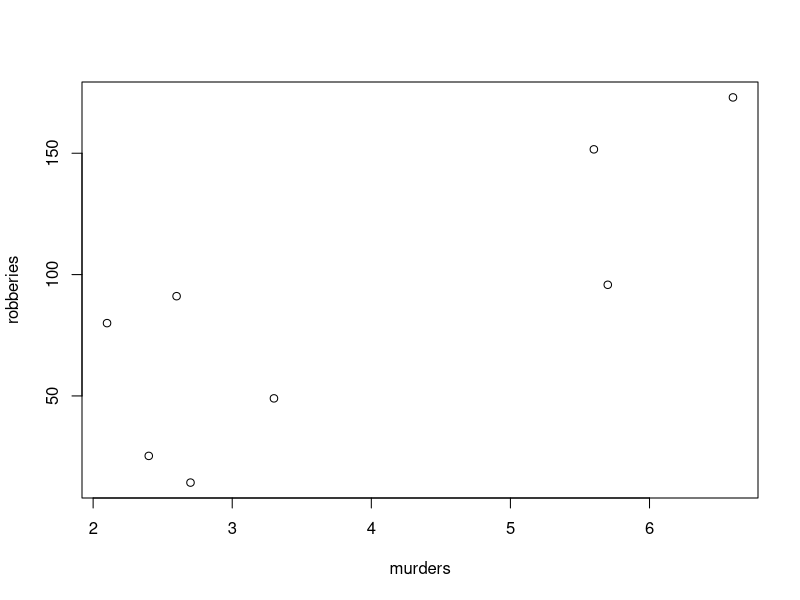
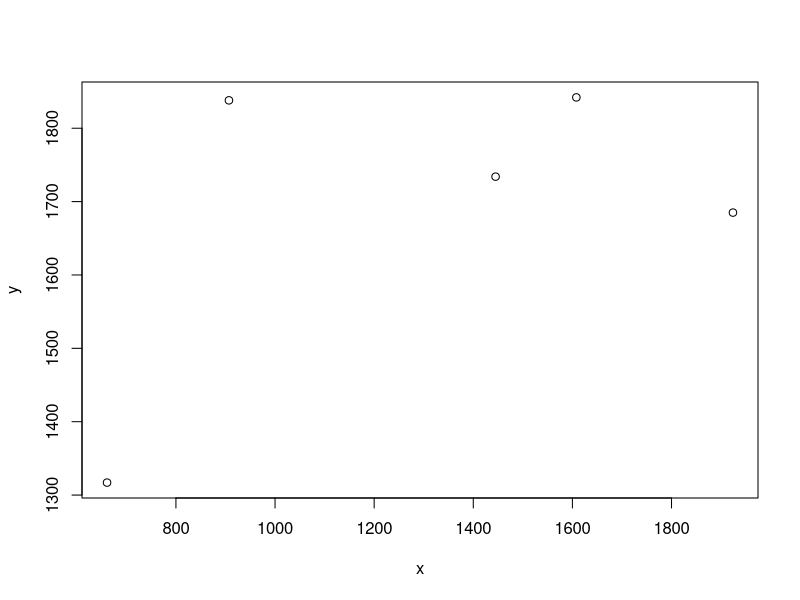
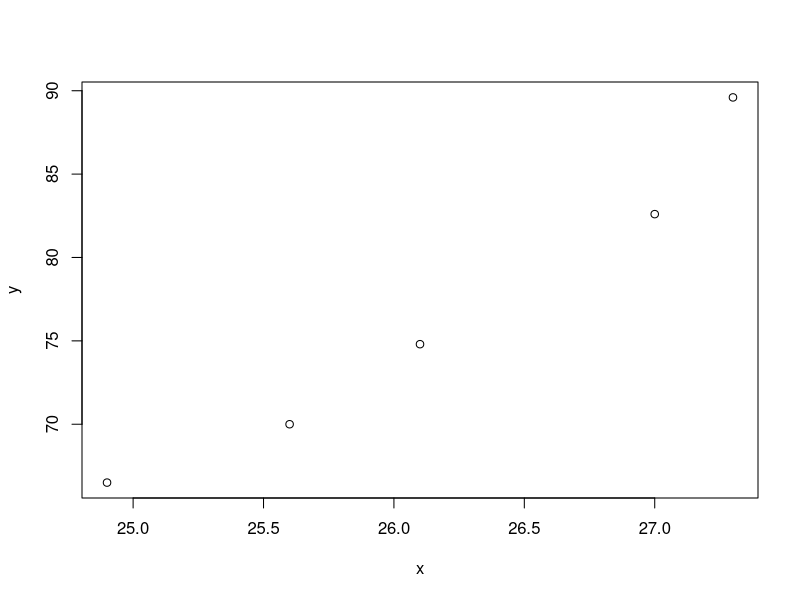

Write R code to recreate these figures, in order. (Note: this script raises an error after producing the figures.)
# Lesson 5-1 Example
x <- c(1,2,3,4,5,6)
y <- c(1.8,3.2,4.1,6.5,5.8,7.2)
cov <- cov(x,y)
var <- var(x)
slope <- cov/var 

# Section 10-1: 8, 10, 11, 16, 19
# 8 What is the name of the correlation coefficient used in  this section? 
# correlation coefficient is known as the PPMC Pearson product moment correlation coefficient

# 10 When two variables are correlated, can the researcher  be sure that one 
# variable causes the other? Why or  why not? 
# You cannot be 100% sure of the causal mechanisms for two variable interactions.

# 11 The number of murders and robberies per  100,000 population for a random 
# selection of states is  shown. Is there a linear relationship between the 
# variables? 

murders <- c(2.4,2.7,5.6,2.6,2.1,3.3,6.6,5.7)
robberies <- c(25.3,14.3,151.6,91.1,80,49,173,95.8)

Null <- "rho = 0"
Alt <- "rho neq 0"

plot(murders, robberies)

xy <- murders*robberies
x2 <- murders^2
y2 <- robberies^2
data <- data.frame(murders, robberies, xy, x2,y2)

n <- nrow(data)
r <- ((n*sum(data$xy))-sum(data$murders)*sum(data$robberies))/sqrt(
  ((n*sum(data$x2))-sum(data$murders)^2)*((n*sum(data$y2))-sum(data$robberies)^2)
)

alpha <- 0.05
cv <- 0.707
t <- r*sqrt((n-2)/1-r^2)

##Positive linear relationship that is significant (t>cv)

# 16 An economics student wishes to see if there is a relationship between the  
# amount of state debt per capita and the amount of tax  per capita at the 
# state level. Based on the following data,  can she or he conclude that per 
# capita state debt and per  capita state taxes are related? Both amounts are 
# in dollars and represent five randomly selected states. 
rm(list=ls())
dev.off()
x <- c(1924,907,1445,1608,661)
y <- c(1685,1838,1734,1842,1317)

plot(x,y)

xy <- x*y
x2 <- x^2
y2 <- y^2

data <- data.frame(x,y,xy,x2,y2)
n <- nrow(data)
r <- ((n*sum(data$xy))-sum(data$x)*sum(data$y))/sqrt(
  ((n*sum(data$x2))-sum(data$x)^2)*((n*sum(data$y2))-sum(data$y)^2)
)

Null <- "rho = 0"
Alt <- "rho neq 0"

alpha <- 0.05
cv <- 0.878
t <- r*sqrt((n-2)/1-r^2)

## There is a weak positive relationship that is possibly due to chance because there is no statistical difference from 0

# 19 Is the average age  of armed services personnel related to the average 
# amount  of length of service in months? The data are shown. 
rm(list=ls())
dev.off()
x <- c(24.9,25.6,26.1,27.3,27)
y <- c(66.5,70,74.8,89.6,82.6)

plot(x,y)

xy <- x*y
x2 <- x^2
y2 <- y^2

data <- data.frame(x,y,xy,x2,y2)
n <- nrow(data)
r <- ((n*sum(data$xy))-sum(data$x)*sum(data$y))/sqrt(
  ((n*sum(data$x2))-sum(data$x)^2)*((n*sum(data$y2))-sum(data$y)^2)
)

Null <- "rho = 0"
Alt <- "rho neq 0"

alpha <- 0.05
cv <- 0.878
t <- r*sqrt((n-2)/1-r^2)

## This is a strong positive relationship that is statistically significant


# Section 10-2: 3, 8, 11, 16, 19
# 3 What is the general form for the regression line used in  statistics? 
# y' = a + bx where a is the intercept and b is the slope

# 8 As the value of the correlation coefficient increases  from 0 to 1, or 
# decreases from 0 to ???1, how do the  points of the scatter plot fit the 
# regression line? 
# they would be clustered closer to the line

# 11 The number of murders and robberies per 100,000  population for a random 
# selection of states are shown. Find y' when x = 4.5 murders. 
rm(list=ls())
dev.off()
x <- c(2.4,2.7,5.6,2.6,2.1,3.3,6.6,5.7)
y <- c(25.3,14.3,151.6,91.1,80,49,173,95.8)
xy <- x*y
x2 <- x^2
y2 <- y^2

data <- data.frame(x,y,xy,x2,y2)
n <- nrow(data)
r <- ((n*sum(data$xy))-sum(data$x)*sum(data$y))/sqrt(
  ((n*sum(data$x2))-sum(data$x)^2)*((n*sum(data$y2))-sum(data$y)^2)
)
a <- round(((sum(data$y)*sum(data$x2))-(sum(data$x)*sum(xy)))/
  ((n*sum(data$x2))-(sum(data$x))^2), 3)
b <- round(((n*sum(data$xy))-(sum(data$x)*sum(data$y)))/
  ((n*sum(data$x2))-(sum(data$x))^2),3)
yprime <- a+b*4.5

# 16 Data for per capita  state debt and per capita state tax are as follows. 
# Find y' when x = $1500 in per capita debt. 
# Weak positive and not significant means there is no regression formulat

# 19 The data show  the average ages and lengths of service in months. If a 
# service person is 26.8 years old, predict the time that  the person will 
# serve. 
rm(list=ls())
dev.off()
x <- c(24.9,25.6,26.1,27.3,27)
y <- c(66.5,70,74.8,89.6,82.6)
xy <- x*y
x2 <- x^2
y2 <- y^2

data <- data.frame(x,y,xy,x2,y2)
n <- nrow(data)
r <- ((n*sum(data$xy))-sum(data$x)*sum(data$y))/sqrt(
  ((n*sum(data$x2))-sum(data$x)^2)*((n*sum(data$y2))-sum(data$y)^2)
)
a <- ((sum(data$y)*sum(data$x2))-(sum(data$x)*sum(xy)))/
  ((n*sum(data$x2))-(sum(data$x))^2)
b <- ((n*sum(data$xy))-(sum(data$x)*sum(data$y)))/
  ((n*sum(data$x2))-(sum(data$x))^2)
yprime <- a+b*26.8


# Quiz
# The average gasoline price per gallon in a city and the cost of a barrel of 
# oil are shown for a selection of weeks. Based on this data, decide if the 
# correlation between the oil price and the gasoline price is significant at 
# ?? = 0.05
rm(list=ls())
dev.off()
x <- c(58.46,52.91,46.99,48.47,53.65,54.02)
y <- c(1.98,2.01,2.07,2.02,2.09,2.07)
plot(x,y)

xy <- x*y
x2 <- x^2
y2 <- y^2

data <- data.frame(x,y,xy,x2,y2)
n <- nrow(data)
r <- ((n*sum(data$xy))-sum(data$x)*sum(data$y))/sqrt(
  ((n*sum(data$x2))-sum(data$x)^2)*((n*sum(data$y2))-sum(data$y)^2)
)
cv <- 0.811

t <- r*sqrt((n-2)/1-r^2)
